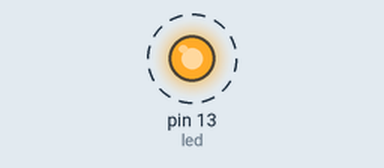
This sketch was run on a simulated Arduino Uno, built with avr-gcc and run on an emulated ATmega328P. On the bench: output pins drawn as LEDs (lit = HIGH). Dashed ring = blinking. What the sketch prints to the serial monitor is not drawn.

Above: at 0.5 s.
Timing chart, 0 to 4.6 s (numbered marks = the images above):
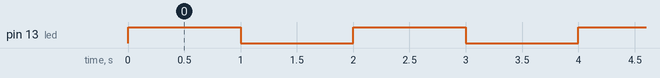

The sketch:

util.ino
```cpp
int sum(int a, int b){
  return a + b;
}
```

blink.ino
```cpp
int led = 13;

extern int sum(int a, int b);

void setup() {

  Serial.begin(9600);
  Serial.println("hello");
  Serial.print(sum(99,1),DEC);
  pinMode(led, OUTPUT);

}

void loop() {
  // put your main code here, to run repeatedly:
  digitalWrite(led, HIGH);
  delay(1000);
  digitalWrite(led, LOW);
  delay(1000);
}
```

Measured:
- by itself, pin 13 (led): alternates HIGH for 1.0 s and LOW for 1.0 s
